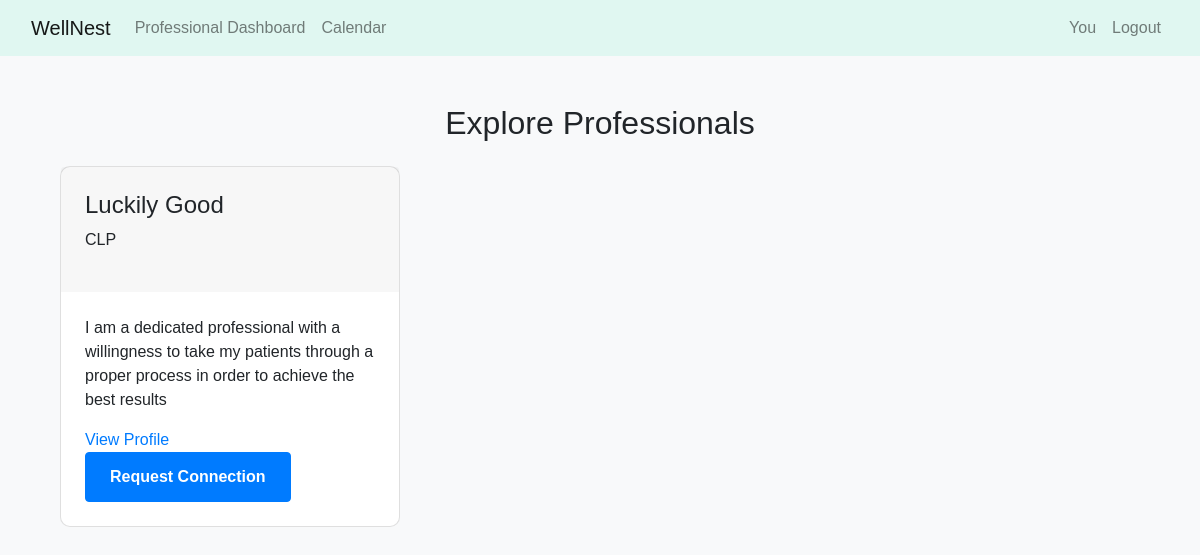
The page /explore-professionals/ (signed in) on the database its author committed.
### website/models.py (models this page shows, shortened)
class MentalHealthProfessional(models.Model):
    PROFESSION_CHOICES = [
        ('PSY', 'Psychiatrist'),
        ('CLP', 'Clinical Psychologist'),
        ('CP', 'Counseling Psychologist'),
        ('SW', 'Clinical Social Worker'),
        ('MFT', 'Marriage & Family Therapist'),
        ('LPC', 'Licensed Professional Counselor'),
        ('ART', 'Art Therapist'),
        ('MHC', 'Mental Health Counselor'),
    ]
    APPROACH_CHOICES = [
        ('CBT', 'Cognitive Behavioral Therapy'),
        ('PDY', 'Psychodynamic Therapy'),
        ('HMN', 'Humanistic Therapy'),
        ('INT', 'Integrative Therapy'),
        ('DBT', 'Dialectical Behavior Therapy'),
        ('ACT', 'Acceptance & Commitment Therapy'),
        ('EMD', 'EMDR'),
        ('SOL', 'Solution-Focused Therapy'),
    ]
    user = models.OneToOneField(User, on_delete=models.CASCADE, related_name='mental_health_pro')
    profession = models.CharField(max_length=3, choices=PROFESSION_CHOICES)
    license_number = models.CharField(max_length=50, unique=True)
    license_state = models.CharField(max_length=50, null=True, blank=True)
    therapeutic_approaches = models.CharField(max_length=200, null=True, blank=True)  # Comma-separated list of APPROACH_CHOICES
    bio = models.TextField(blank=True)
    profile_complete = models.BooleanField(default=False)
    years_of_experience = models.PositiveIntegerField(default=0)
    qualifications = models.TextField(null=True, blank=True)
    areas_of_focus = models.TextField(help_text="Specific mental health conditions or populations you specialize in")
    practice_name = models.CharField(max_length=200, blank=True)
    website = models.URLField(blank=True)
    accepts_insurance = models.BooleanField(default=False)
    sliding_scale = models.BooleanField(default=False)
    phone = models.CharField(max_length=20)
    emergency_contact = models.CharField(max_length=20, blank=True)
    address = models.TextField(blank=True)
    city = models.CharField(max_length=100)
    state = models.CharField(max_length=100)
    country = CountryField()
    postal_code = models.CharField(max_length=20)
    session_format = models.CharField(max_length=100,
                                   choices=[('INP', 'In-person'), ('ONL', 'Online'), ('BOTH', 'Both')])
    session_length = models.PositiveIntegerField(default=50, help_text="Typical session length in minutes")
    session_fee = models.DecimalField(max_digits=6, decimal_places=2, default=0.00,  # Add default value
        help_text="Fee per session in your local currency")
    availability = models.TextField(help_text="Your typical availability (e.g., Mon-Wed 9am-5pm)")
    profile_picture = models.ImageField(upload_to='therapists/profile_pics/', blank=True)
    license_verification = models.FileField(upload_to='therapists/license_docs/')
    crisis_protocol = models.TextField(blank=True, help_text="Your protocol for handling client crises")
    created_at = models.DateTimeField(auto_now_add=True)
    updated_at = models.DateTimeField(auto_now=True)

### website/relationship_views.py (the view)
# urls.py: path('explore-professionals/', relationship_views.explore_professionals, name='explore_professionals'),
@login_required
def explore_professionals(request):
    professionals = MentalHealthProfessional.objects.filter(profile_complete=True).select_related('user')
    relationships = PatientProfessionalRelationship.objects.filter(
        patient=request.user
    )
    relationship_dict = {rel.professional.id: rel for rel in relationships}
    for professional in professionals:
        rel = relationship_dict.get(professional.user.id)
        if rel:
            professional.connection_status = rel.status
            professional.rejection_reason = rel.rejection_reason
        else:
            professional.connection_status = None
            professional.rejection_reason = ''
    context = {
        'professionals': professionals,
    }
    return render(request, 'profiles/explore_professionals.html', context)

### website/templates/profiles/explore_professionals.html (shortened to what this page needs)
{% extends 'base.html' %}
{% block content %}
<div class="container mt-4">
    <h2 class="text-center mb-4">Explore Professionals</h2>
    <div class="row">
        {% for professional in professionals %}
            <div class="col-md-4">
                <div class="card">
                    <div class="card-header">
                        <h4>{{ professional.user.first_name }} {{ professional.user.last_name }}</h4>
                        <p>{{ professional.profession }}</p>
                    </div>
                    <div class="card-body">
                        <p>{{ professional.bio }}</p>
                        <a href="{% url 'view_professional_profile' professional.user.id %}">View Profile</a>
                        {% if professional.connection_status == 'pending' %}
                            <button class="btn btn-secondary" disabled>Request Sent</button>
                        {% elif professional.connection_status == 'accepted' %}
                            <button class="btn btn-success" disabled>Connected</button>
                        {% elif professional.connection_status == 'rejected' %}
                            <a href="{% url 'request_connection' professional_id=professional.user.id %}" class="btn btn-warning">
                                Resend Request
                            </a>
                        {% else %}
                        {% if professional.connection_status == 'pending' %}
                        <button class="btn btn-secondary" disabled>Request Pending</button>
                    {% elif professional.connection_status == 'accepted' %}
                        <button class="btn btn-success" disabled>Connected</button>
                    {% else %}
                        <a href="{% url 'request_connection' professional_id=professional.user.id %}" class="btn btn-primary">
                            Request Connection
                        </a>
                    {% endif %}
                        {% endif %}
                    </div>
                </div>
            </div>
        {% empty %}
            <p>No professionals available.</p>
        {% endfor %}
    </div>
</div>
{% endblock %}

### static/css/main.css (style rules this page uses)
:root { --teal: #4db6ac; --lavender: #b39ddb; --coral: #ff8a65; --background-hero: #2c3e50; --background-footer: #34495e; --text-muted: #6c757d; }
:root { --serene-blue: #8fb8de; --calm-teal: #5eb8b3; --peaceful-lavender: #b8b8f3; --warm-sand: #f7dba7; --soft-green: #a8d5ba; --deep-blue: #3a5a78; }
body { background-color: #f8f9fa; font-family: 'Nunito', sans-serif; }
.card-header { border-bottom: none; padding: 1.5rem; }
.card-body { padding: 1.5rem; }
.card { border-radius: 10px; transition: transform 0.3s ease-in-out; }
.btn { padding: 0.75rem 1.5rem; border-radius: 4px; font-weight: 600; cursor: pointer; display: inline-flex; align-items: center; gap: 0.5rem; text-decoration: none; }

### rows shown on the page
MentalHealthProfessional: user.first_name "Luckily", user.last_name "Good", profession "CLP", bio "I am a dedicated professional with a willingness to take my patients through a proper process in order to achieve the best results", shows "Request Connection"
